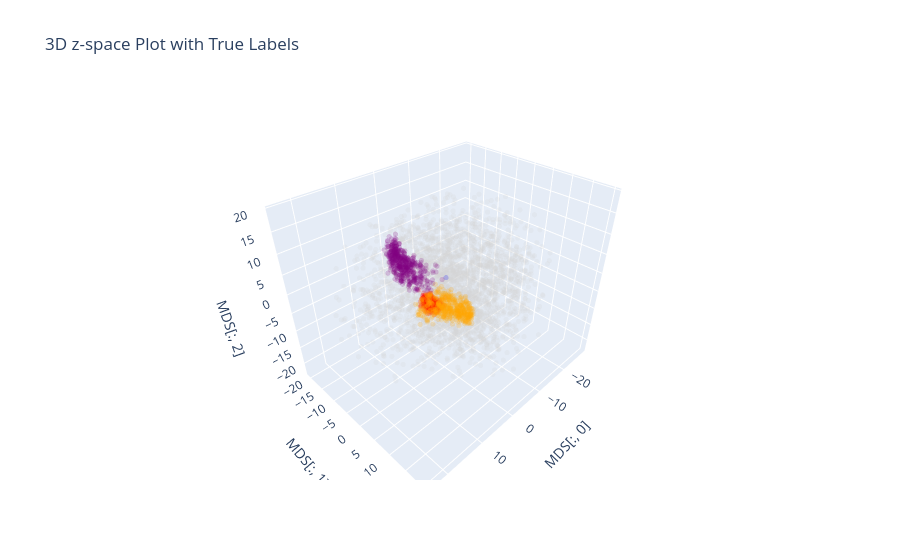

Write notebook code for a chart like this one.
### Code cell
import plotly.graph_objects as go

z_0 = dist_v_opt_transformed[:, 0]
z_1 = dist_v_opt_transformed[:, 1]
z_2 = dist_v_opt_transformed[:, 2]  

node_true_labels = original_label[node_indices[spec_node]]
unique_labels = np.unique(node_true_labels)

# Define a fixed color map for each cluster
color_map = {
    0: "lightgrey",
    1: "red",
    2: "blue",
    3: "green",
    4: "orange",
    5: "purple"
}

# Assign colors based on cluster labels
point_colors = [color_map[label] for label in node_true_labels]

# Create hover text for each point
hover_text = [
    "Background" if label == 0 else f"Cluster {label}" 
    for label in node_true_labels
]
# Create the 3D scatter plot
fig = go.Figure(data=[
    go.Scatter3d(
        x=z_0,
        y=z_1,
        z=z_2,
        mode='markers',
        marker=dict(
            size=3,
            color=point_colors,  # Directly use color names
            opacity=0.2
        ),
        text=hover_text,  # Add hover text
        hoverinfo='text'  # Display only the hover text
    )
])

# Add plot layout
fig.update_layout(
    title="3D z-space Plot with True Labels",
    scene=dict(
        xaxis_title='MDS[:, 0]',
        yaxis_title='MDS[:, 1]',
        zaxis_title='MDS[:, 2]'
    )
)

# Show the plot
fig.show()

### Figure 1 — Plotly figure (JSON) as saved in the notebook; plotly's stock layout.template omitted (floating-point values rounded to 4 significant figures; data arrays with more than 128 entries replaced by an {"elided": "..."} marker saying what was removed)
{"data": [{"hoverinfo": "text", "marker": {"color": {"elided": "4612 str values"}, "opacity": 0.2, "size": 3}, "mode": "markers", "text": {"elided": "4612 str values"}, "type": "scatter3d", "x": {"elided": "4612 float values"}, "y": {"elided": "4612 float values"}, "z": {"elided": "4612 float values"}}], "layout": {"autosize": true, "scene": {"aspectmode": "auto", "aspectratio": {"x": 1.166, "y": 0.9141, "z": 0.9384}, "xaxis": {"title": {"text": "MDS[:, 0]"}, "type": "linear"}, "yaxis": {"title": {"text": "MDS[:, 1]"}, "type": "linear"}, "zaxis": {"title": {"text": "MDS[:, 2]"}, "type": "linear"}}, "title": {"text": "3D z-space Plot with True Labels"}}}
